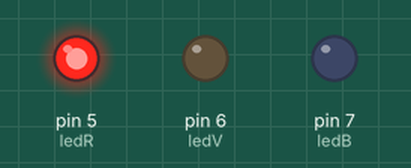
This sketch was run on a simulated Arduino Uno, built with avr-gcc and run on an emulated ATmega328P. Shown: output pins drawn as LEDs (lit = HIGH).

Above: at 0.5 s.
At 1.5 s:
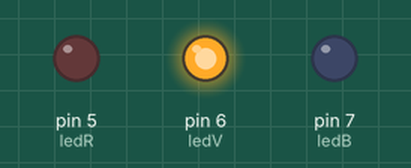
At 5.5 s:
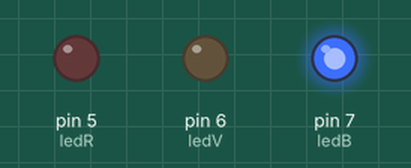
Timing chart, 0 to 6.9 s (numbered marks = the images above):
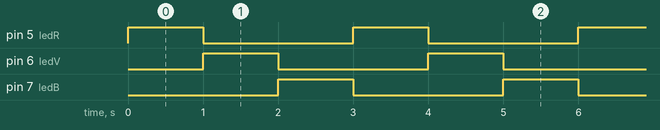

Measured:
- by itself, pin 5 (ledR), pin 6 (ledV), pin 7 (ledB): alternates HIGH for 1.0 s and LOW for 2.0 s
- by itself, everything shown: repeats every 3.0 s, in 3 steps

The sketch:

RVB.ino
```cpp
int ledR = 5;
int ledV = 6;
int ledB = 7;

void setup() {
  pinMode(ledR, OUTPUT);
  pinMode(ledV, OUTPUT);
  pinMode(ledB, OUTPUT);
}

void loop() {
  digitalWrite(ledR,HIGH);
  digitalWrite(ledV,LOW);
  digitalWrite(ledB,LOW);
  delay(1000);
  digitalWrite(ledR,LOW);
  digitalWrite(ledV,HIGH);
  digitalWrite(ledB,LOW);
  delay(1000);
  digitalWrite(ledR,LOW);
  digitalWrite(ledV,LOW);
  digitalWrite(ledB,HIGH);
  delay(1000);
}
```
